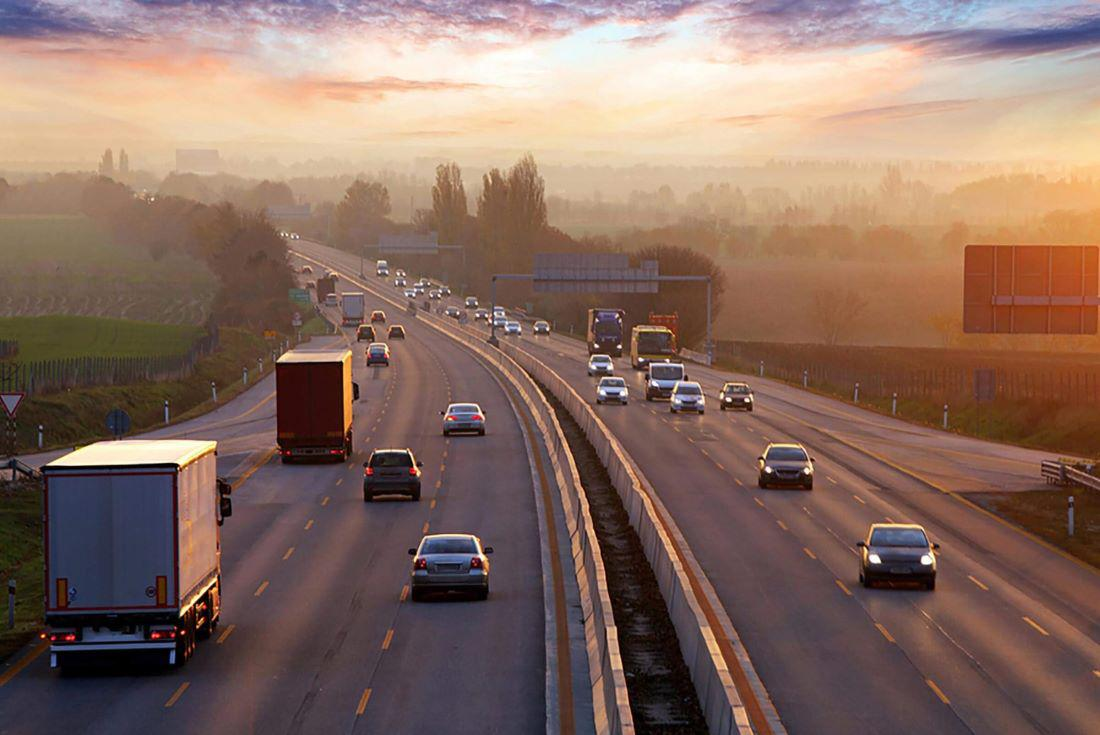
#> input picture opencv_intro/img/road.jpg, 1100 x 735 px
$ jupyter execute --allow-errors 'open_cv_básico.ipynb'   (shell and % lines are left out)   (text cells are left out)
#> lines starting #> are read from the running program, lines starting #| are printed output that depends on the picture
[cell 1]
import cv2
import os

[cell 2]
FOLDER_IMG = 'img/'
IMG = "road.jpg"
path_img = os.path.join(FOLDER_IMG, IMG)
print(path_img)

[cell 3]
img = cv2.imread(path_img)
#> img is the input picture: shape (735, 1100, 3); mean B, G, R 98.3, 109.4, 136.2
print(type(img))
#| <class 'numpy.ndarray'>
print(img.shape)  # alto, ancho, canales
#| (735, 1100, 3)

[cell 4]
img = cv2.imread(path_img)
cv2.imshow('image', img)
cv2.waitKey(0)
cv2.destroyAllWindows()

[cell 5]
img = cv2.imread(path_img)
(B, G, R) = img[100, 100]
#> B = 157; G = 200; R = 239

print("R = {}, G = {}, B = {}".format(R, G, B))
#| R = 239, G = 200, B = 157

B = img[100, 100, 0]
print("B = {}".format(B))
#| B = 157

[cell 6]
img = cv2.imread(path_img)
print(img.shape)
#| (735, 1100, 3)
roi = img[350:430, 441:500]
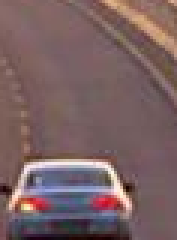
#> roi: shape (80, 59, 3) (shown 3 times larger); mean B, G, R 98.2, 96.7, 121.3
cv2.imshow("ROI", roi)
cv2.waitKey(0)
cv2.destroyAllWindows()

[cell 7]
dim = 500
resize = cv2.resize(img, (dim, dim))
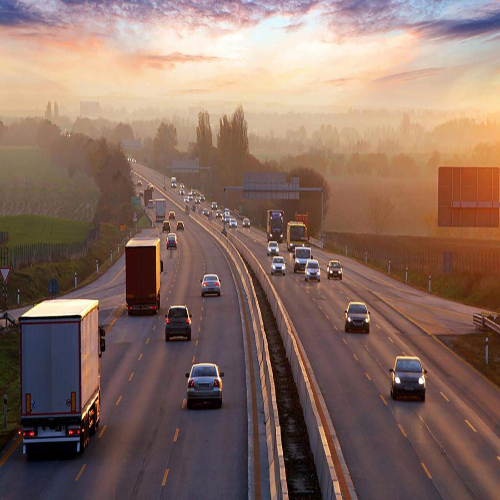
#> resize: shape (500, 500, 3); mean B, G, R 98.2, 109.3, 136.1
cv2.imshow("Resize", resize)
cv2.waitKey(0)
cv2.destroyAllWindows()

[cell 8]
img = cv2.imread(path_img)
img_copy = img.copy()

esquina_sup_izq = (430, 360)
esquina_inf_der = (500, 450)
color = (0, 255, 0) # verde
grosor = 2

rect = cv2.rectangle(
    img_copy,
    esquina_sup_izq, # esquina superior izquierda
    esquina_inf_der, # esquina inferior derecha
    color, # color (B, G, R)
    grosor # grosor del rectángulo
)
cv2.imshow("Rectangle", img_copy)
cv2.waitKey(0)
cv2.destroyAllWindows()

[cell 9]
# recorta la imagen para que solo se vea el objeto dentro del rectángulo
img = cv2.imread(path_img)
img_copy = img.copy()
crop = img_copy[360:450, 430:500]
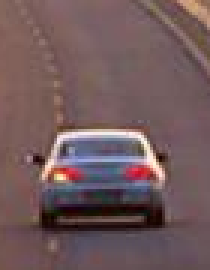
#> crop: shape (90, 70, 3) (shown 3 times larger); mean B, G, R 91.5, 89.4, 113.2
cv2.imshow("Recorte", crop)
cv2.waitKey(0)
cv2.destroyAllWindows()

[cell 10]
# Guardar la imagen
path_to_save = os.path.join(FOLDER_IMG, "road_car_detected.png")
cv2.imwrite(path_to_save, crop)
#> Out = True

[cell 11]
img = cv2.imread(path_img)
img_copy = img.copy()

text = cv2.putText(
    img_copy, # imagen donde se escribe
    'OpenCV Demo', # texto
    (100, 500), # posición (x, y) de la esquina inferior izquierda del texto
    cv2.FONT_HERSHEY_SIMPLEX, # fuente
    4, # escala de la fuente
    (255, 0, 0), # color (B, G, R)
    2 # grosor del texto
)
cv2.imshow("Text", img_copy)
cv2.waitKey(0)
cv2.destroyAllWindows()

[cell 12]
# Reading an image in default mode
src = cv2.imread(path_img)
print(src.shape)
#| (735, 1100, 3)

# Window name in which image is displayed
window_name = 'Escala de grises'

# Using cv2.cvtColor() method
# Using cv2.COLOR_BGR2GRAY color space
# conversion code
image = cv2.cvtColor(src, cv2.COLOR_BGR2GRAY)
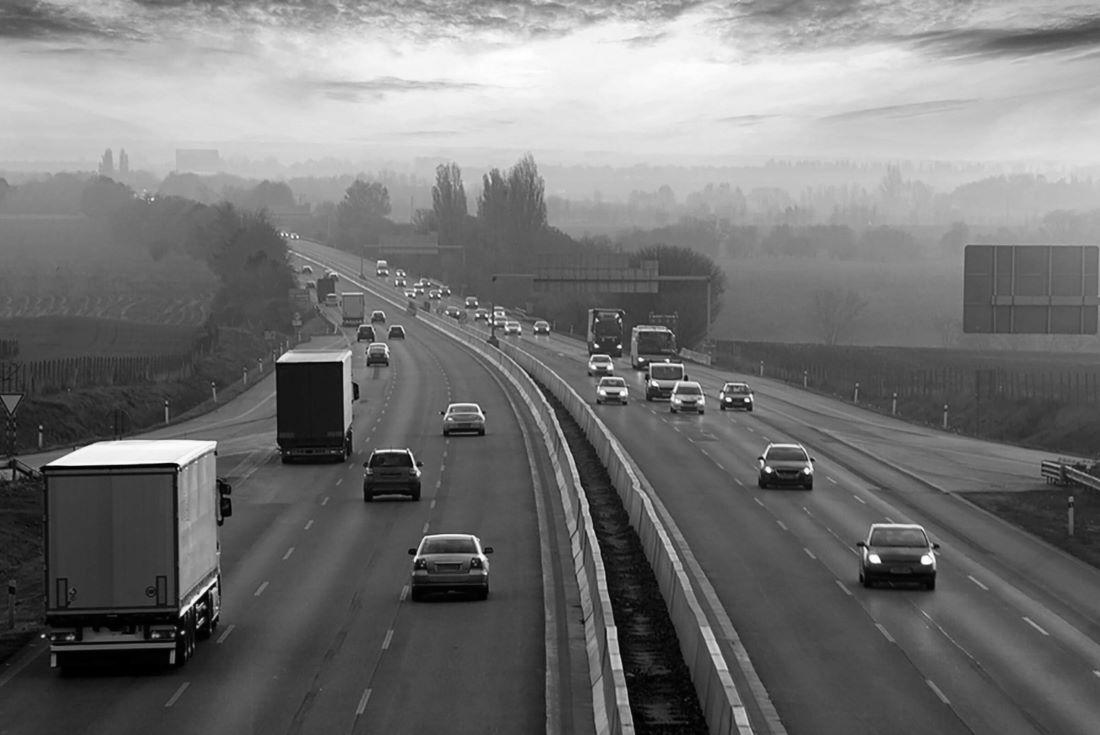
#> image: shape (735, 1100); min 0, max 255, mean 116.2
print(image.shape)
#| (735, 1100)

# Displaying the image
cv2.imshow(window_name, image)

cv2.waitKey(0)
cv2.destroyAllWindows()

[cell 13]
star = os.path.join(FOLDER_IMG, "star.jpg")
dot  = os.path.join(FOLDER_IMG, "dot.jpg")

[cell 14]
import matplotlib.pyplot as plt # Matplotlib es una librería para crear visualizaciones estáticas, animadas e interactivas en Python.

[cell 15]
image_start = cv2.imread(star)
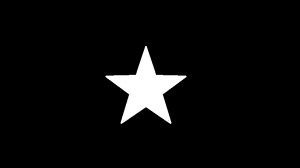
#> input picture opencv_intro/img/star.jpg, 300 x 168 px
#> image_start is the input picture: shape (168, 300, 3); min 0, max 255, mean 11.7
plt.imshow(image_start)
print(image_start.shape)
#| (168, 300, 3)

[cell 16]
image2_dot = cv2.imread(dot)
#> (the rest of this cell did not finish here and is left out)

#> (a cell that did not finish here is left out)

[cell 18]
image_start = cv2.imread(star)
print(image_start.shape)
#| (168, 300, 3)
image2_dot = cv2.imread(dot)
#> (the rest of this cell did not finish here and is left out)

[cell 19]
image_start = cv2.imread(star)
print(image_start.shape)
#| (168, 300, 3)
image2_dot = cv2.imread(dot)
#> (the rest of this cell did not finish here and is left out)

[cell 20]
img = cv2.imread(path_img)

edges = cv2.Canny(img, 100, 200)
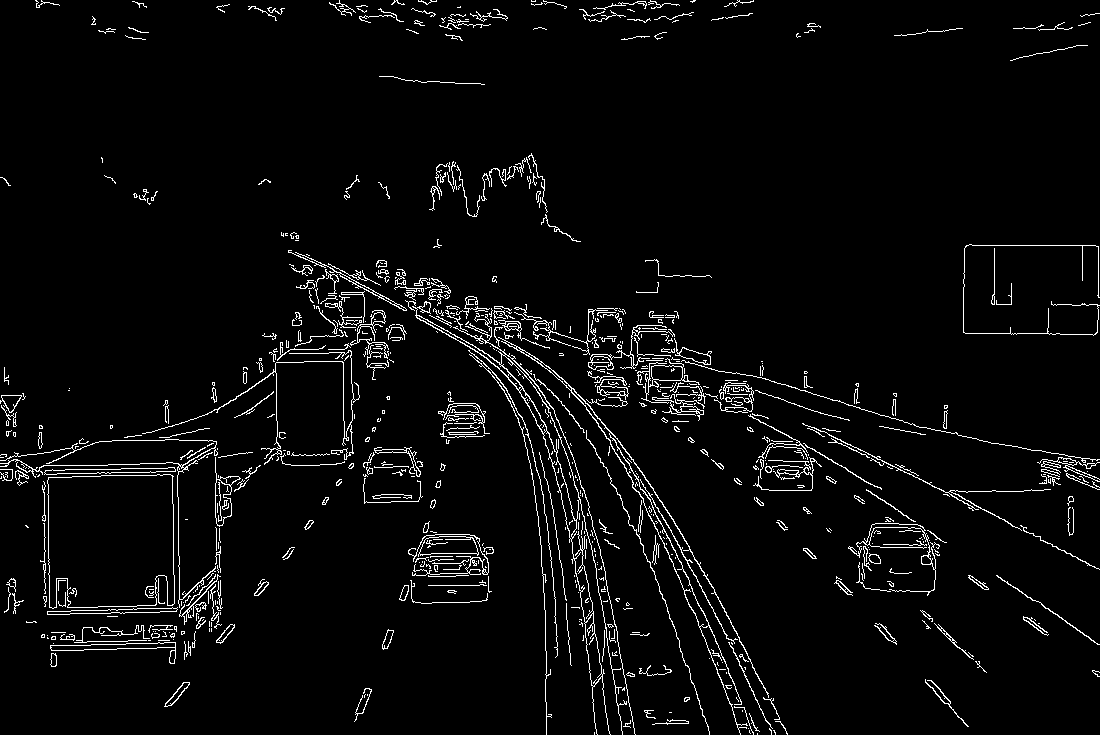
#> edges: shape (735, 1100); 3.8% white in thin lines or dots

cv2.imshow('Bordes', edges)
cv2.waitKey(0)
cv2.destroyAllWindows()

[cell 21]
import numpy as np
import cv2

cap = cv2.VideoCapture(0)

while(True):
    # Capture frame-by-frame
    ret, frame = cap.read()
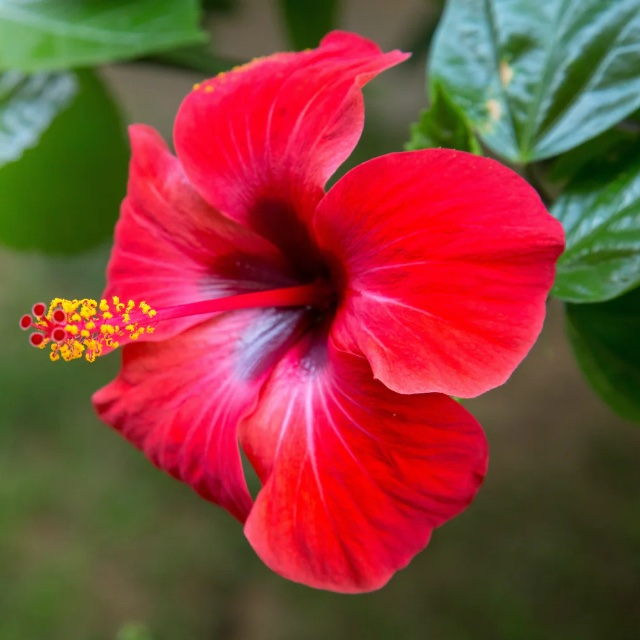
#> input picture flor1.jpg, 640 x 640 px, given in place of the camera
#> frame is the input picture: shape (640, 640, 3); mean B, G, R 57.2, 65.4, 137.2
    if not ret:
        raise Exception("No se puede abrir la cámara")

    # Our operations on the frame come here
    #frame = cv2.cvtColor(frame, cv2.COLOR_BGR2GRAY)

    #frame = cv2.Canny(frame, 100, 200)
    # Display the resulting frame
    cv2.imshow('frame',frame)
    if cv2.waitKey(1) & 0xFF == ord('q'):
#> (key q is pressed here)
        break

# When everything done, release the capture
cap.release()
cv2.destroyAllWindows()
